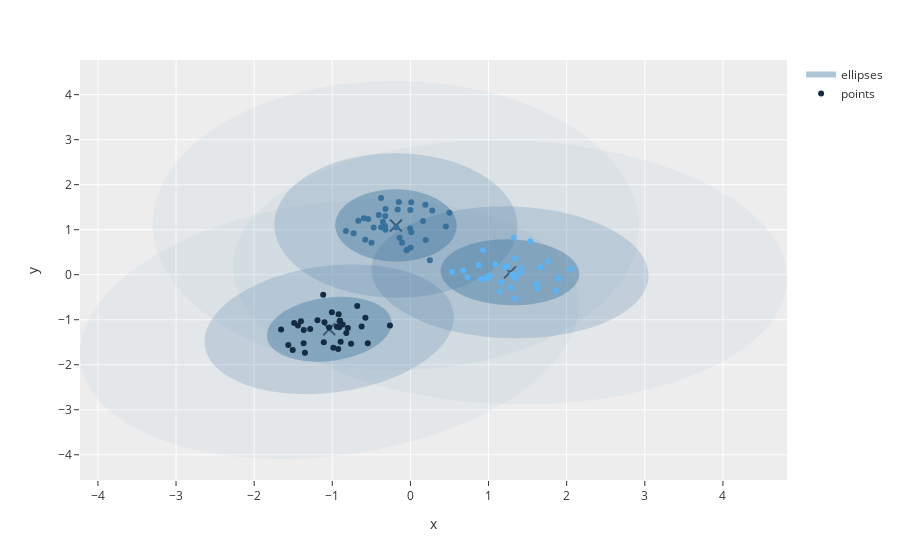

Notebook code cell kept with this figure:
### Code cell
plot_gaussian_mixtures(gmm, x_train_scaled)
